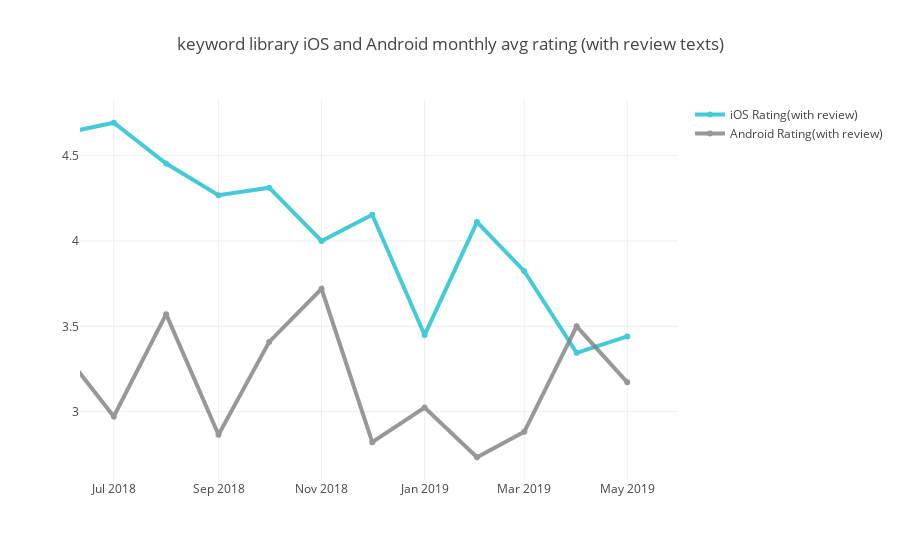

Write notebook code for a chart like this one.
### Code cell
#show change

kw = "library"

as_kw_to_review_sub= ios_kw_rating[ios_kw_rating["keyword"] == kw].sort_values("month_start",ascending=False)
gp_kw_to_review_sub = android_kw_rating[android_kw_rating["keyword"] == kw].sort_values("month_start",ascending=False)

# monthly trend
trace_ios = go.Scatter(
                x=as_kw_to_review_sub.month_start,
                y=as_kw_to_review_sub["Rating"],
                name = "iOS Rating(with review)",
                line = dict(color = '#17BECF', width = 4),
                opacity = 0.8)

trace_android = go.Scatter(
                x=gp_kw_to_review_sub.month_start,
                y=gp_kw_to_review_sub["Rating"],
                name = "Android Rating(with review)",
                line = dict(color = '#7F7F7F', width = 4),
                opacity = 0.8)

data = [trace_ios,trace_android]

layout = dict(
    title = "keyword: " + kw + " " +"iOS and Android monthly avg rating (with review texts)",
    xaxis = dict(
        range = ['2018-06-11','2019-05-31'])
)

fig = dict(data=data, layout=layout)
py.iplot(fig, filename = "Manually Set Range")

### Figure 1 — Plotly figure (JSON) as saved in the notebook; plotly's stock layout.template omitted (floating-point values rounded to 4 significant figures)
{"data": [{"line": {"color": "#17BECF", "width": 4}, "name": "iOS Rating(with review)", "opacity": 0.8, "type": "scatter", "uid": "e753b111-6f7d-4d83-b9b9-44fc68ac4d4b", "x": ["2019-05-01", "2019-04-01", "2019-03-01", "2019-02-01", "2019-01-01", "2018-12-01", "2018-11-01", "2018-10-01", "2018-09-01", "2018-08-01", "2018-07-01", "2018-06-01", "2018-05-01"], "y": [3.441, 3.345, 3.824, 4.111, 3.449, 4.154, 4, 4.312, 4.268, 4.453, 4.693, 4.63, 2.875]}, {"line": {"color": "#7F7F7F", "width": 4}, "name": "Android Rating(with review)", "opacity": 0.8, "type": "scatter", "uid": "8f4aee2a-2d61-4f33-a97d-9a1e40c92140", "x": ["2019-05-01", "2019-04-01", "2019-03-01", "2019-02-01", "2019-01-01", "2018-12-01", "2018-11-01", "2018-10-01", "2018-09-01", "2018-08-01", "2018-07-01", "2018-06-01", "2018-05-01"], "y": [3.172, 3.5, 2.882, 2.733, 3.025, 2.821, 3.72, 3.409, 2.865, 3.571, 2.972, 3.353, 2.971]}], "layout": {"title": "keyword library iOS and Android monthly avg rating (with review texts)", "xaxis": {"range": ["2018-06-11", "2019-05-31"]}}}
